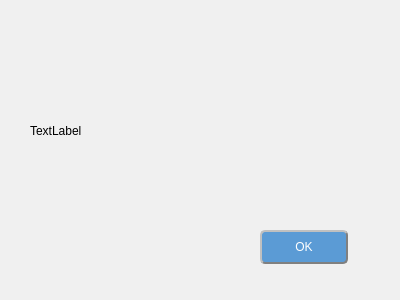
<?xml version="1.0" encoding="UTF-8"?>
<ui version="4.0">
 <class>getSettingDialog</class>
 <widget class="QDialog" name="getSettingDialog">
  <property name="geometry">
   <rect>
    <x>0</x>
    <y>0</y>
    <width>400</width>
    <height>300</height>
   </rect>
  </property>
  <property name="windowTitle">
   <string>Dialog</string>
  </property>
  <property name="styleSheet">
   <string notr="true">background:#F0F0F0;
</string>
  </property>
  <widget class="QPushButton" name="btn_OK">
   <property name="geometry">
    <rect>
     <x>260</x>
     <y>230</y>
     <width>88</width>
     <height>34</height>
    </rect>
   </property>
   <property name="styleSheet">
    <string notr="true">QPushButton{
background-color:rgba(91,155,213,100%);
color: white;   
border-radius: 5px;  
border: 2px groove gray; 
border-style: outset;
}
QPushButton:disabled{
background-color: #CCCCCC;
color: #787878;
}
QPushButton:pressed{
background-color:rgb(85, 170, 255);
 border-style: inset;
}
</string>
   </property>
   <property name="text">
    <string>OK</string>
   </property>
  </widget>
  <widget class="QLabel" name="label">
   <property name="geometry">
    <rect>
     <x>30</x>
     <y>50</y>
     <width>321</width>
     <height>161</height>
    </rect>
   </property>
   <property name="text">
    <string>TextLabel</string>
   </property>
  </widget>
 </widget>
 <resources/>
 <connections/>
</ui>
